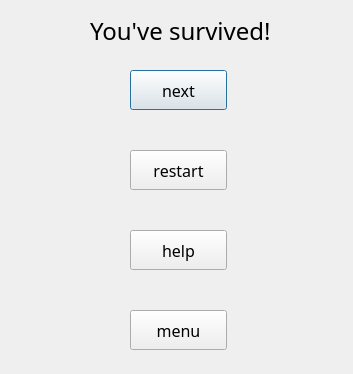
<?xml version="1.0" encoding="UTF-8"?>
<ui version="4.0">
 <class>NextSceneDialog</class>
 <widget class="QDialog" name="NextSceneDialog">
  <property name="geometry">
   <rect>
    <x>0</x>
    <y>0</y>
    <width>353</width>
    <height>374</height>
   </rect>
  </property>
  <property name="windowTitle">
   <string>Dialog</string>
  </property>
  <widget class="QPushButton" name="nextBtn">
   <property name="geometry">
    <rect>
     <x>130</x>
     <y>70</y>
     <width>97</width>
     <height>40</height>
    </rect>
   </property>
   <property name="font">
    <font>
     <family>微软雅黑</family>
     <pointsize>12</pointsize>
    </font>
   </property>
   <property name="text">
    <string>next</string>
   </property>
  </widget>
  <widget class="QPushButton" name="restartBtn">
   <property name="geometry">
    <rect>
     <x>130</x>
     <y>150</y>
     <width>97</width>
     <height>40</height>
    </rect>
   </property>
   <property name="font">
    <font>
     <family>微软雅黑</family>
     <pointsize>12</pointsize>
    </font>
   </property>
   <property name="text">
    <string>restart</string>
   </property>
  </widget>
  <widget class="QPushButton" name="helpBtn">
   <property name="geometry">
    <rect>
     <x>130</x>
     <y>230</y>
     <width>97</width>
     <height>40</height>
    </rect>
   </property>
   <property name="font">
    <font>
     <family>微软雅黑</family>
     <pointsize>12</pointsize>
    </font>
   </property>
   <property name="text">
    <string>help</string>
   </property>
  </widget>
  <widget class="QPushButton" name="menuBtn">
   <property name="geometry">
    <rect>
     <x>130</x>
     <y>310</y>
     <width>97</width>
     <height>40</height>
    </rect>
   </property>
   <property name="font">
    <font>
     <family>微软雅黑</family>
     <pointsize>12</pointsize>
    </font>
   </property>
   <property name="text">
    <string>menu</string>
   </property>
  </widget>
  <widget class="QLabel" name="label">
   <property name="geometry">
    <rect>
     <x>90</x>
     <y>10</y>
     <width>201</width>
     <height>41</height>
    </rect>
   </property>
   <property name="font">
    <font>
     <family>微软雅黑</family>
     <pointsize>18</pointsize>
    </font>
   </property>
   <property name="text">
    <string>You've survived!</string>
   </property>
  </widget>
 </widget>
 <resources/>
 <connections/>
</ui>
